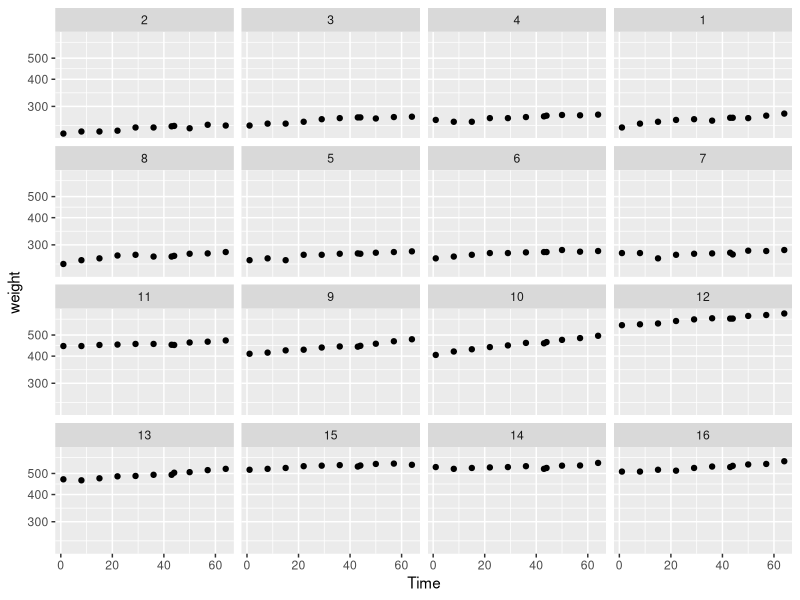
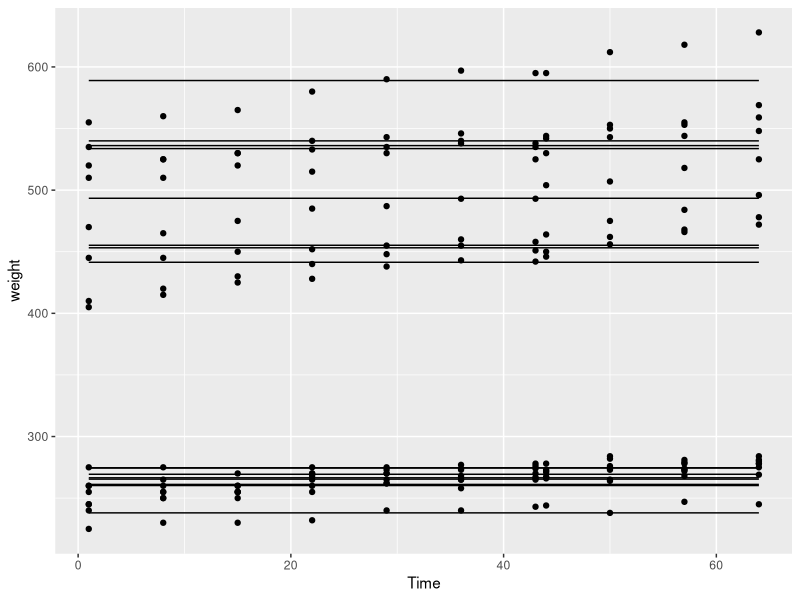
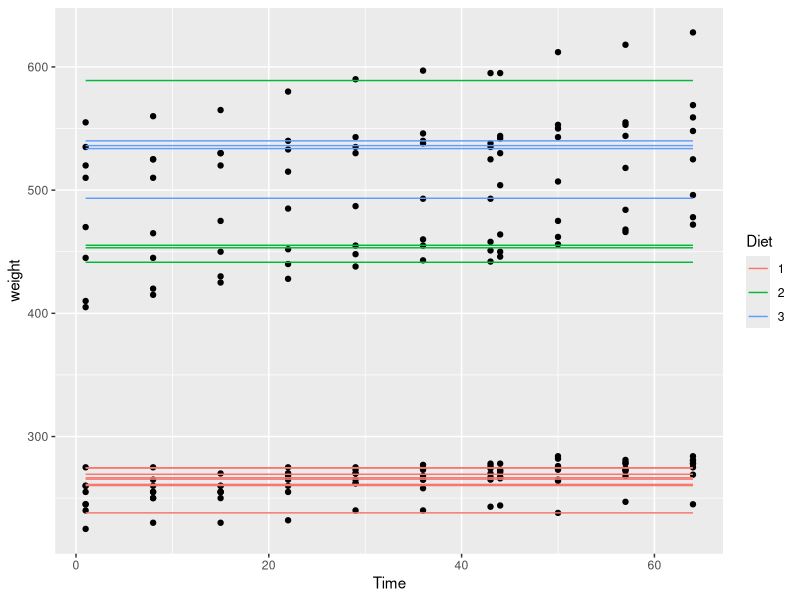

Recreate these plots in R, in order.
## HW 7 ###
#Repeated Measures##

data(BodyWeight, package ="nlme")
head(BodyWeight)

library(ggplot2)

#a) Plot weight vs time with rat-specific lines
# Base plot

ggplot(BodyWeight, aes(x=Time, y=weight)) +
  geom_point() + facet_wrap(~Rat) + scale_y_log10()

#Base model + plot
library(lme4)
panel <- lmer(weight ~ Diet + (1| Rat), data=BodyWeight)
summary(panel) #Rat accounts for a lot of St. Dev.

#Random intercepts
panel_2 <- lme4::fortify.merMod(panel)

ggplot(panel_2, aes(x=Time, y=weight))+
  geom_point() +
  geom_line(aes(x=Time, y=.fitted, group=Rat))

## Lines do not have increasing slopes with the rats weights over time

ggplot(panel_2, aes(x=Time, y=weight))+
  geom_point() +
  geom_line(aes(x=Time, y=.fitted, group=Rat, color=Diet))

## Rats with the lowest weights are consistently on Diet 1. 
## Diets 2 and 3 may or may not be different; it's hard to tell by the plots alone.

# B) Use lmList to fit lin reg. to describe how weights vary with days to each individual rat
# How do the slopes and intercepts vary? Patterns with respect to diets?
library(dplyr)

linreg <- lmList(weight ~ Time | Rat, BodyWeight)
sapply(linreg, coef)[,]%>% as.matrix

BodyWeight%>%
  group_by(Diet)%>%
  distinct(Rat)
  


#Intercept variation: There are two(ish) intercept classes; one in the 200s, and one in the 400-500s
# Rats on Diet 1 are in the 200s intercept group
# Rats on Diet 2 are in 400s; wider range of slopes
# Rats on Diet 3 collectively had the highest intercepts

# Slopes: Diet 2 seemed to have the steepest slope

# C) Mixed Model:
mixedmod <- lmer(weight ~ Time + (1 | Rat), BodyWeight)
summary(mixedmod)
# The FE estimate for the intercept, in the context of the variance component for rat, suggests that
# appears to be simply placed in the middle of the two(ish) classes discussed above. Then the Rat var component moves it up and down.
